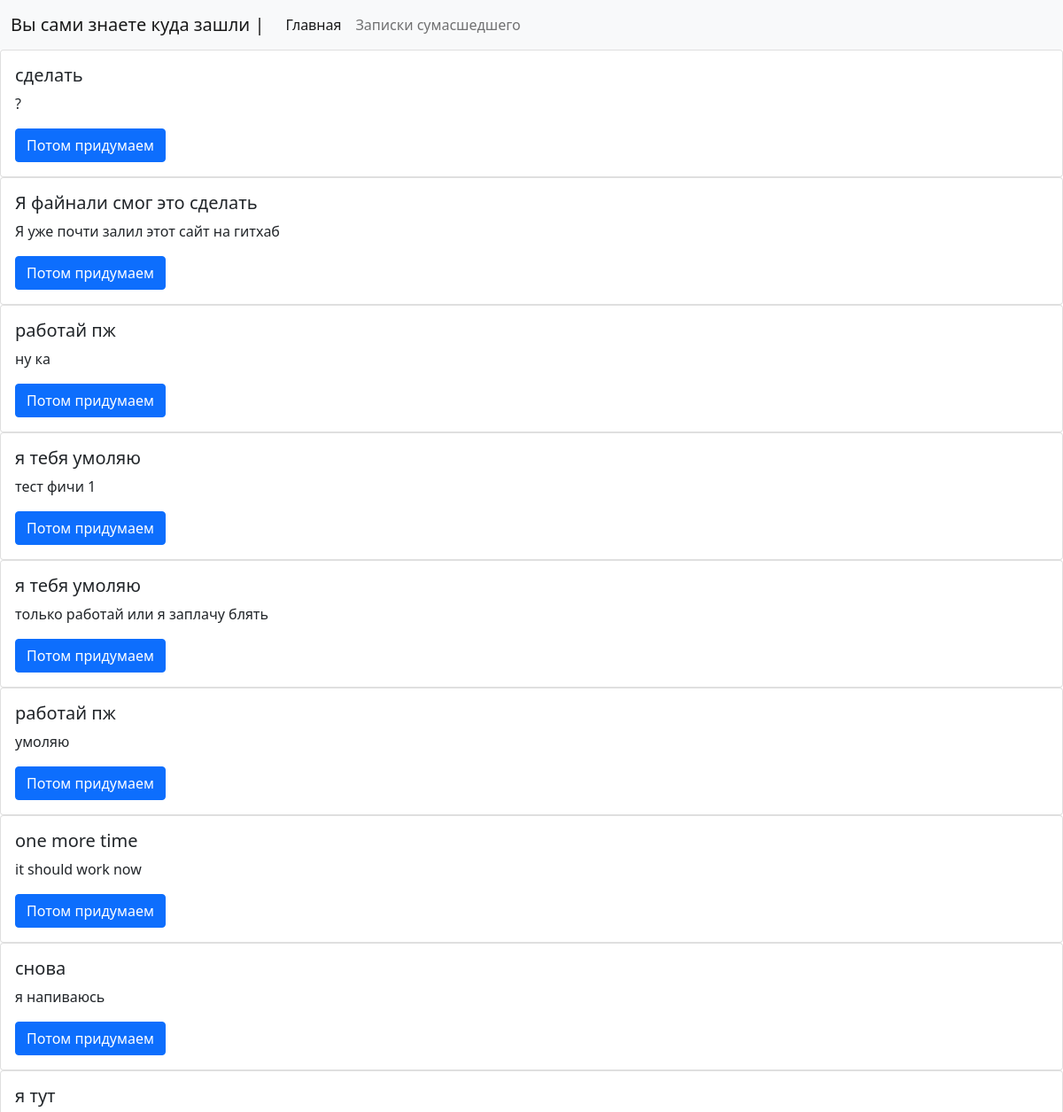
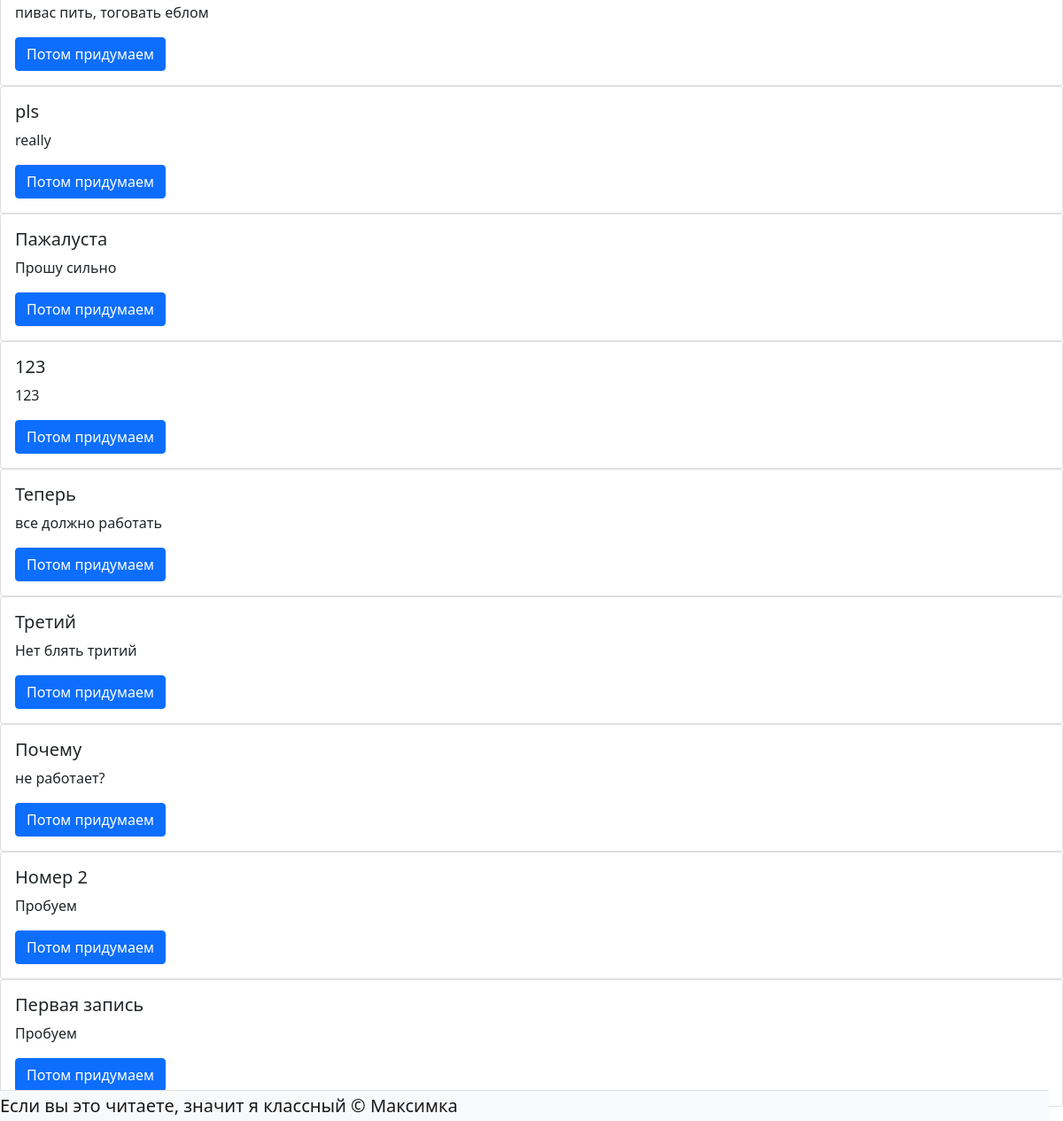
Page /zapiski on the committed database (2 pictures, top to bottom).
### publication/models.py (models this page shows, shortened)
class Publications(models.Model):
    title = models.CharField(max_length=100, blank=True, verbose_name='Название')
    content = models.TextField(verbose_name='Контент')
    created_time = models.DateTimeField(auto_now=True, verbose_name='Время создания')
    slug = AutoSlugField(populate_from='title', slugify_function=slugify_title, null=True, max_length=100)
    def get_absolute_url(self):
        return reverse("SinglePublication", kwargs={'slug': self.slug})
    class Meta:
        verbose_name = 'Публикация'
        verbose_name_plural = 'Публикации'
        ordering = ['-created_time']

### publication/views.py (the view)
# urls.py: path('zapiski', PublicationList.as_view(), name='PublicationList'),
class PublicationList(ListView):
    model = PublicationForm
    context_object_name = 'publications'
    template_name = 'Blog/publications_list.html'
    def get_context_data(self, *, object_list=None, **kwargs):
        context = super().get_context_data(**kwargs)
        context['title'] = 'Записки сумасшедшего'
        return context
    def get_queryset(self):
        return Publications.objects.all()

### publication/templates/Blog/publications_list.html (shortened to what this page needs)
{% extends 'base.html' %}
{% block content %}
{% for item in publications %}
<div class="card">
  <div class="card-body ">
    <h5 class="card-title">{{ item.title }}</h5>
    <p class="card-text">{{ item.content }}</p>
    <a href="{{ item.get_absolute_url }}" class="btn btn-primary">Потом придумаем</a>
  </div>
</div>
{% endfor %}
{% endblock %}

### templates/base.html (shortened to what this page needs)
<!DOCTYPE html>
<html lang="en">
<head>
</head>
<body>
{% include 'inc/_header.html' %}
{% block content %} <h1>Тут должен быть контент, но автор забыл его написать</h1> {% endblock %}
{% include 'inc/_footer.html' %}
</body>
<link href="https://cdn.jsdelivr.net/npm/bootstrap@5.0.0-beta3/dist/css/bootstrap.min.css"
      rel="stylesheet"
>
</html>

### templates/inc/_header.html (shortened to what this page needs)
<nav class="navbar navbar-expand-lg navbar-light bg-light">
  <div class="container-fluid">
    <a class="navbar-brand" href="/">Вы сами знаете куда зашли |</a>
    <div class="navbar-collapse" id="navbarNavAltMarkup">
      <div class="navbar-nav">
        <a class="nav-link active" aria-current="page" href="/">Главная</a>
        <a class="nav-link" href="/zapiski">Записки сумасшедшего</a>
      </div>
    </div>
  </div>
</nav>

### templates/inc/_footer.html
<nav class="navbar navbar-light">
  <div class="container-fluid">
    <span class="navbar-brand mb-0 h1 fixed-bottom border-top row bg-light">
        <div class="md-3">Если вы это читаете, значит я классный &copy Максимка</div>
    </span>
  </div>
</nav>

### rows in the picture
Publications: title "сделать", content "?"
Publications: title "Я файнали смог это сделать", content "Я уже почти залил этот сайт на гитхаб"
Publications: title "работай пж", content "ну ка"
Publications: title "я тебя умоляю", content "тест фичи 1"
Publications: title "я тебя умоляю", content "только работай или я заплачу блять"
Publications: title "работай пж", content "умоляю"
Publications: title "one more time", content "it should work now"
Publications: title "снова", content "я напиваюсь"
Publications: title "я тут", content "пивас пить, тоговать еблом"
Publications: title "pls", content "really"
Publications: title "Пажалуста", content "Прошу сильно"
Publications: title "123", content "123"
Publications: title "Теперь", content "все должно работать"
Publications: title "Третий", content "Нет блять тритий"
Publications: title "Почему", content "не работает?"
Publications: title "Номер 2", content "Пробуем"
Publications: title "Первая запись", content "Пробуем"
